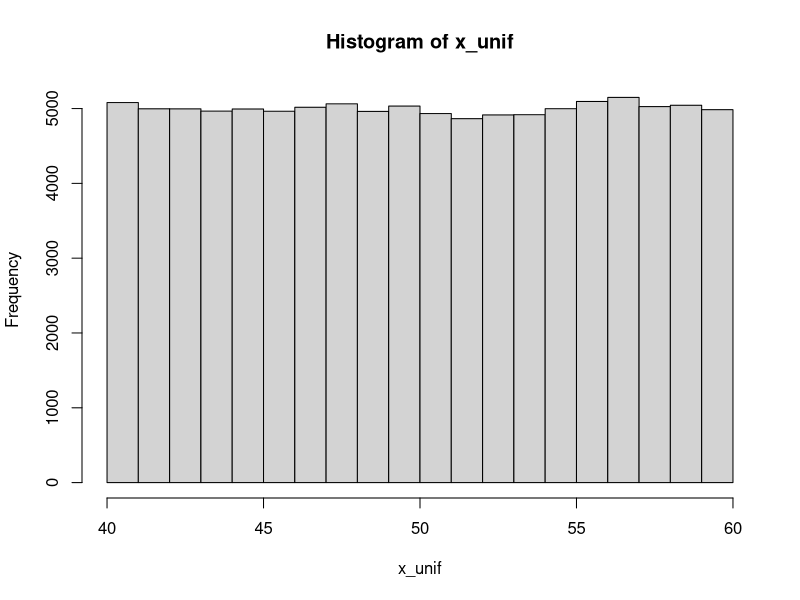
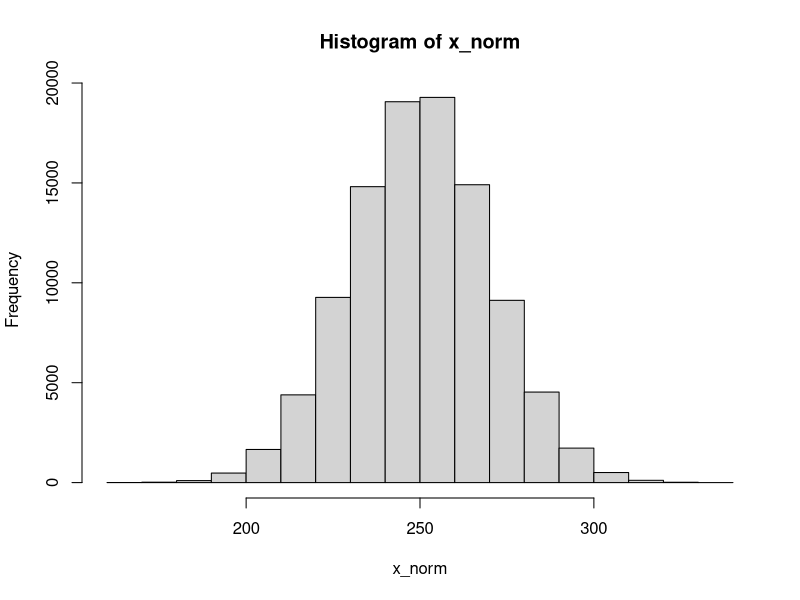

Recreate these plots in R, in order. (Note: this script raises an error after producing the figures.)
## ---- chunk 1
x <- 2
x
## ---- chunk 2
nums <- c(1,45,78)
cities <- c("Zürich", "上海", "Tehrān")
nums
cities
## ---- chunk 3
length(nums)
#如果无后续使用，没必要赋值一个变量；c(...)的计算结果就是一个向量，并直接传给`length()`函数
length(c("Guten Morgen")) 
## ---- chunk 4
cities_1 <- c("Zürich", "上海", "Tehrān")
cities_2 <- c("大阪", "Poznań", "Cairo")

cities <- c(cities_1, cities_2, c("Jyväskylä", "邯郸", "札幌่"))

cities
## ---- chunk 5
x <- c("one", "two", "three", "four", "five", "six", "seven", "eight", "nine")
x[3]
## ---- chunk 6
x[c(2,5,9)] # 第2个，第5个，第9个元素
## ---- chunk 7
x[c(2,5,9)] <- c("二", "五", "九")
x
## ---- chunk 8
1:10 #从左边的数（包含）到右边的数（包含），即1:10
## ---- chunk 9
x[3:6]
## ---- chunk 10
y <- 7:103
y
## ---- chunk 11
rep(6, 8) # 把6重复8遍；或rep(6, times = 8)
## ---- chunk 12
rep(c(0, 7, 6, 1), 4) # 把(0, 7, 6, 1)重复4遍
## ---- chunk 13
rep(c(0, 7, 6, 1), each = 4) # 把0, 7, 6, 1各重复4遍
## ---- chunk 14
rep(c(0, 7, 6, 1), c(1, 2, 3, 4)) # 把0, 7, 6, 1分别重复1, 2, 3, 4遍
## ---- chunk 15
seq(0, 15, 2.5) # 其实是`seq(from = 0, to = 50, by = 5)`的简写
## ---- chunk 16
 seq(0, 50, length.out = 11) # 其实是`seq(from = 0, to = 50, length.out = 11)`的简写
## ---- chunk 17
x_unif <- runif(100000, 40, 60) # 生成100000个40到60之间，连续均匀分布的的随机数
hist(x_unif) # 画直方图
## ---- chunk 18
x_norm <- rnorm(100000, 250, 20) # 按照平均值为250，标准差为20的正态分布的概率密度函数生成100000个随机数
hist(x_norm) # 画直方图
## ---- chunk 19
x <- vector("numeric")
# 或`vector("integer")`, `vector("character")`等
class(x)
## ---- chunk 20
x <- integer(0)
# 或 x <- integer()
# 或`character(0)`, `numeric(0)`等
class(x)
## ---- chunk 21
x <- c(-10, 5, -89, 999, 84)
list(x = x, `sort(x)` = sort(x), `rank(x)` = rank(x), `order(x)` = order(x), `rev(sort(x))` = rev(sort(x)))
## ---- chunk 22
scores <- c(ochem = 79, math = 66, mcb = 64, blc = 75, bpc = 72)
scores
## ---- chunk 23
scores[c("math", "bpc")] == scores[c(2, 5)]
## ---- chunk 24
x <- c(4, 9, 25)
y <- c(8, 6, 3)
x + y
x * y # 在matlab中这样乘是不行的，要用`.*`，除法也是
sqrt(x)
## ---- chunk 25
class(6) # 6是一个（浮点）数，应为"numeric"
## ---- chunk 26
is.numeric(6)
is.character("6")
## ---- chunk 27
as.integer(c(TRUE, FALSE))
as.character(c(23, 90))
## ---- chunk 28
time_in_sec <- c(29.37, 28.66, 31.32, NA, 27.91, NA)
## ---- chunk 29
class(time_in_sec[4])
## ---- chunk 30
y <- c("a", "b", NA)
class(y[3])
class(NA)
## ---- chunk 31
x <- c("Joe", "Lynne", "Pat")
class(x) # 本应为"character"
class(x) <- c("high_school", "student") # 篡改
class(x) # 新class
## ---- chunk 32
class(3)
## ---- chunk 33
sqrt(3)^2-3
## ---- chunk 34
class(NaN)
class(Inf)
## ---- chunk 35
3.1e5
## ---- chunk 36
-1.2e-4+1.1e-5
## ---- chunk 37
class(2)
class(2L)
## ---- chunk 38
1:10 #公差为1的整数向量生成器，包含最小值和最大值
class(1:10)
seq(5,50,5) #自定义公差，首项，末项和公差可以不为整数
class(seq(5,50,5)) #因此产生的是一个浮点数向量
seq(5L,50L,5L) #可以强制生成整数
class(seq(5L,50L,5L)) #是整数没错
## ---- chunk 39
x <- list(2L+1L, 2L-1L, 2L*3L, 17L%/%3L, 17L%%3L, 1000L/1L, 3L^4L, sqrt(4L), log(exp(5L)),factorial(5L),sin(0L))
for (num in x){
  print(num)
  print(class(num))
}

y <- c(8L/2L, 2L^3L)
## ---- chunk 40
class(2L+1L)
class(2L-1L)
class(2L*3L)
class(17L%/%3L)
class(17L%%3L)
## ---- chunk 41
class(1000L/1L)
class(3L^4L)
class(sqrt(4L))
class(log(exp(5L)))
class(factorial(5L))
## ---- chunk 42
exp(1)
## ---- chunk 43
log(exp(5))
## ---- chunk 44
log10(1000)
log2(128)
## ---- chunk 45
signif(12.3456789, 4)
## ---- chunk 46
signif(12.3, 8)
## ---- chunk 47
round(12.3456789, 3) # 保留3个小数位
## ---- chunk 48
round(13.5)
## ---- chunk 49
class(ceiling(7.4))
## ---- chunk 50
NA + NA
## ---- chunk 51
class(Inf); class(NaN)
## ---- chunk 52
knitr::include_graphics("img/graphics/t-distribution.png")
## ---- chunk 53
qt(0.975, df = 12)
## ---- chunk 54
p <- (1-(pt(2.2, df = 15)))*2
p
## ---- chunk 55
qt(0.975,9999999)
## ---- chunk 56
x <- c(2.23,2.24,2.34,2.31,2.35,2.27,2.29,2.26,2.25,2.21,2.29,2.34,2.32)
t.test(x, mu = 2.31)
## ---- chunk 57
x <- c(2.23,2.24,2.34,2.31,2.35,2.27,2.29,2.26,2.25,2.21,2.29,2.34,2.32)

t.test(x, mu = 2.31, alternative = "less") # 检验是否*less* than μ
## ---- chunk 58
x <- c(2.23,2.24,2.34,2.31,2.35,2.27,2.29,2.26,2.25,2.21,2.29,2.34,2.32)
y <- c(2.27,2.29,2.37,2.38,2.39,2.25,2.39,2.16,2.55,2.81,2.19,2.44,2.22)

t.test(x, y)
## ---- chunk 59
t.test(x, y, paired = TRUE)
## ---- chunk 60
expected_probs <- c(0.05, 0.1, 0.15, 0.2, 0.2, 0.3)
## ---- chunk 61
observed_vals <- c(6, 9, 14, 24, 18, 29)
## ---- chunk 62
chisq.test(observed_vals, p = expected_probs) # 参数p是指概率
## ---- chunk 63
chisq.test(observed_vals)
## ---- chunk 64
(社团参与 <- matrix(c(28,36,40,40,32,33,38,29,36), nrow = 3, dimnames = list(c("一年级", "二年级", "三年级"), c("棒球", "足球", "网球"))))
## ---- chunk 65
chisq.test(社团参与)
## ---- chunk 66
#其实还可以更精简，但是为了易读性不得不牺牲一点精简度。
Z <- matrix(rep(rnorm(1000000), 6), nrow = 6)^2

X <- Z^2

Q <- matrix(nrow = 6, ncol = 1000000)

for (i in (1+1):6) {
  Q[1,] = Z[1,]
  Q[i,] = Q[(i-1),] + Z[i,]
}

plot(NULL, xlim=c(0.23,6), ylim = c(0,1),
     main = expression(paste('X ~ ', chi^'2', '(k)')), 
     xlab = "x", 
     ylab= expression(f[k]*'(x)')
    )
colors <- c('blue', 'black', 'red', 'green', 'gray', 'orange')
for (i in 1:6) {
  lines(density(Q[i,]),
        col=colors[i],
        lwd=2)
}
legend('topright',c('k=1','k=2','k=3','k=4','k=5','k=6'),
       fill = colors)
## ---- chunk 67
class(c(TRUE,FALSE,NA))
## ---- chunk 68
x <- 5
x != 3 #x等于5，所以“x不等于3”为真
## ---- chunk 69
7 %in% c(1,4,5,6,7)
## ---- chunk 70
NA == NA
## ---- chunk 71
x <- NA
is.na(x)
## ---- chunk 72
!(3 < 4) # 这个例子很简单，反义符号意义不大。后面实操的时候才能领略到它的用处。
## ---- chunk 73
vals <- c(TRUE, FALSE, NA) 
names(vals) <- paste('[',as.character(vals),']',sep = '')
outer(vals, vals, "&")
## ---- chunk 74
outer(vals, vals, "|")
## ---- chunk 75
m <- 1:100 # 产生一个[1,2,3,...,99,100]的整数向量。上面讲过。
n <- vector("numeric")
for (i in n) {
  if (i %% 2 == 0) {
    n <- append(n, i^2)
  } else if (i == 51) {
    break
  }
}
n
## ---- chunk 76
logi = TRUE
num <- 1
while (num <= 100) {
  if (logi) {
    num = num + 10 # R 不支持 num += 5的简写
    print(num)
    logi = FALSE
  } else {
    num = num + 20
    print(num)
    logi = TRUE
  }
}

## ---- chunk 77
# 以下代码翻译成英语就是：If 1 + 1 = 2, print "hi". Else, print "bye".
# 或中文：如果一加一等于二，那么印出“hi”，否则印出“bye”.
if (1 + 1 == 2) { # 1 + 1 == 2 的运算结果是TRUE，因此“如果”成真
  print("hi") # 所以会执行`print("hi")`
} else {
  print("bye")
}
## ---- chunk 78
# 代码第一行中的FALSE可以替换成任何计算结果为FALSE的运算，
# 比如1 + 1 == 3；小括号内的计算过程不重要，
# 但运算结果必须为TRUE或FALSE（不可以是NA）
if (FALSE) { 
  print("hi")
} else { # 因为是FALSE，所以`else`里的语句被执行
  print("bye")
}
## ---- chunk 79
if (FALSE) { # 第一个`if`为FALSE
  print("hi")
} else if (FALSE) { # 检查下一个`else if`，也是FALSE
  print("yoo")
} else if (TRUE) { # 再检查下一个`else if`，这次是TRUE
  print("hey") # 所以执行`print("hey")`
} else {
  print("bye") # 而轮不到else
}
## ---- chunk 80
# 以下代码翻译成英文就是: for every element i in c(2, 4, 6, 8): 
# assign i^2 to n, then print n
# 中文：对c(2, 4, 6, 8)`中的每一个元素i：
# 创建一个n使得n等于i的平方，然后印出n
for (i in c(2, 4, 6, 8)) { # i可以是任何你想要的名字，比如num
  n <- i^2 # 如果上一行是 for (num in ..., 这一行就要写成 n <- num^2
  print(n)
}
## ---- chunk 81
x <- vector(mode = "numeric") # 创建一个空的numeric vector
for (m in 1:10) {
  if (m %% 2 == 0) {
    x <- append(x, m)
  }
}

x
## ---- chunk 82
M <- c(1, 2, 3 ,4 ,5)
N <- c(10, 100, 1000)

x <- vector("numeric")
for (m in M) {
  for (n in N) { # 在一个for循环中嵌入另一个for循环
    x <- append(x, m*n)
  }
}

x
## ---- chunk 83
x <- 1
while (x < 10) { # 当x<10的时候，执行大括号内的语句
  print(x)
  x <- x + 3 # 一定要让x的值增加，否则会进入无限循环
}
## ---- chunk 84
for (i in 1:10) {
  if (i == 3) {
    next # 当i == 3时，跳过它，继续（最近的）for循环的下一个回合
  } else if (i == 6) {
    break # 当i == 6时，结束（最近的）for循环
  } 
  print(i) # 只有当if和else if里的检验都为FALSE时，`print(i)`才会执行。
}
## ---- chunk 85
M <- c(1, 2, 3, 4, 5)

x <- vector("numeric")
for (m in M) {
  while (TRUE) { # 原本while(TRUE){}将会是一个无限循环（判定条件永远TRUE）
    x <- append(x, 2*m)
    break # break打破了最近的这个while循环，而不影响for循环。
  }
}

x
## ---- chunk 86
lapply(c(1, 2, 3), function(i) i*10) # vector
lapply(list(1, 2, 3), function(i) i*10) # list
## ---- chunk 87
lapply(list(c(1, 2), c(4, 6), c(7, 9)), function(i) i*10)
## ---- chunk 88
rep(1:4, each = 3)
## ---- chunk 89
rep(1:4, 3)
## ---- chunk 90
Map(rep, 1:4, 3)
## ---- chunk 91
Map(seq, c(1, 5, 20), c(5, 25, 100), length.out = 5)
## ---- chunk 92
Map(rep, list(c(8, 9), c(6, 7)), 3)
## ---- chunk 93
lapply(list(c(8, 9), c(6, 7)), function(x) rep(x, 3))
## ---- chunk 94
rep(1:4, rep(3, 4))
## ---- chunk 95
require(doParallel)
## ---- chunk 96
library(doParallel)
getDoParWorkers() # 查看R当前使用的内核数量；默认应为1
detectCores() # 查看可用内核总数
## ---- chunk 97
registerDoParallel(4) # 设置内核数量
getDoParWorkers() # 再次检查内核数量
## ---- chunk 98
sample <- c(5.1, 5.2, 4.5, 5.3, 4.3, 5.5, 5.7)
# 根据传统，赋值变量时用`<-`号，赋值函数参数时才用`=`
t.test(x = sample, mu = 4.5)
## ---- chunk 99
"+"(2, 3)
## ---- chunk 100
"["(c("四川担担面", "武汉热干面", "兰州牛肉面", "北京炸酱面"), 2)
## ---- chunk 101
sum        (
 # 4   
        4 # 我怕不是
,              #疯了哦
            6
  
  )
## ---- chunk 102
seq(0, 25, l = 11)
## ---- chunk 103
函数名 <- function(参数1, 参数2, ...){
  对参数1和参数2
  进行
  一系列
  一行或者多行
  计算
  return(计算结果)
}
## ---- chunk 104
SE <- function(x) {
  s <- sd(x)
  n <- length(x)
  result <- s/sqrt(n)
  return(result)
}
# 随后，你就可以使用自定义的函数了
SE(c(5,6,5,5,4,5,6,6,5,4,5,3,8)) 
## ---- chunk 105
SE <- function(x) {
  s <- sd(x)
  n <- length(x)
  s/sqrt(n) # 注意不是`result <- s/sqrt(n)`
}
SE(c(5,6,5,5,4,5,6,6,5,4,5,3,8)) 
## ---- chunk 106
# 这是随手写的一个没有意义的函数
myfunc <- function(i){
  k <- 8
  if (i>3) {
    j <- -i
    while(j < 20){
      k <- k + i + j
      j <- j+5
    }
    return(k)
  } else {
    if (i %% 2 == 0) {
      return(5)
    } else return(k*i)
  }
}
myfunc(6)
## ---- chunk 107
sapply(1:5, function(x) x^2)
## ---- chunk 108
'%el%' <- function(x, y) pi*x*y

2 %el% 5
## ---- chunk 109
myfunc <- function(){
  a = 5
  function(){
    b = 10
    return(a*b)
  }
}
# 执行myfunc()的时候，默认结果为最后一句/一行，在这里应为内函数：
myfunc()

# 既然`myfunc()`的结果是一个函数，那么在后面再加上一个括号就是执行内函数了；内函数可以使用外函数中所定义的变量（比如这里使用了外函数的`a = 5`）
myfunc()()
## ---- chunk 110

speak <- function(x){
  x()$speak
}

speak(cat)

## ---- chunk 111
Cat <- function(name){
  name = name
  binomial_name <- "Felis catus"
  speak <- "Meow"
  greet <- function(time = "not_specified"){
    intro <- paste("my name is", name)
    if(time == "morning") print(paste("Good morning,", intro))
    if(time == "afternoon") print(paste("Good afternoon,", intro))
    if(time == "evening") print(paste("Good evening,", intro)) 
    if(time == "not_specified") print(paste("Hi,", intro))
  }
    paste("Hi, my name is ", name)
  list(name = name, binomial_name = binomial_name, speak = speak, greet = greet)
}

Felix <- Cat("Felix")
Felix$name
Felix$greet("morning")
## ---- chunk 112
Pet <- function(name = NA, common_name = NA, binomial_name = NA, speak = NA){
  name <- name
  common_name <- common_name
  binomial_name <- binomial_name
  speak <- speak
  greet <- function(time = "not_specified"){
    intro <- paste("I'm a", common_name, "and my name is", name)
    if(time == "morning") print(paste("Good morning,", intro))
    if(time == "afternoon") print(paste("Good afternoon,", intro))
    if(time == "evening") print(paste("Good evening,", intro)) 
    if(time == "not_specified") print(paste("Hi,", intro))
  }
    paste("Hi, my name is ", name)
  list(name = name, common_name = common_name, binomial_name = binomial_name, speak = speak, greet = greet)
}


Turtle <- function(name = NA){
  Pet(name, "turtle", "Trachemys scripta elegans") # 实现inheritance # 龟没有叫声
}

Cat <- function(name = NA, sterilized = NA){
  sterilized <- sterilized # 猫可能绝育 # 新增attribute，实现了广义的polymorphism
  PetAaM <- Pet(name, "cat", "Felis catus", "Meow")
  CatOnlyAaM <- list(sterilized = sterilized)
  c(PetAaM, CatOnlyAaM)
}

# 实现了Python语境中的polymorphism
greet <- function(pet, time = "not_specified"){
  pet$greet(time)
}

binomial_name <- function(pet){
  pet$binomial_name
}
## ---- chunk 113
Felix <- Cat("Felix", "TRUE")
Kazuya <- Turtle("Kazuya")

Felix$binomial_name
Kazuya$greet("afternoon")
greet(Felix, "morning")
sapply(list(Kazuya, Felix), binomial_name)
## ---- chunk 114
my_func <- function(arg1, arg2 = 100, ...){
  other_args <- list(...)
  print(arg1)
  print(arg2)
  print(other_args)
}

my_func("foo", cities = c("崇阳", "Αθήνα", "つがる"), nums = c(3,4,6))
## ---- chunk 115
x <- vector('numeric')
system.time(
  for (i in 1:50){
    for (j in 1:100) {
      x <- append(x, i*j)
    }
  }
)
## ---- chunk 116
y <- list(1, c("a","あ"), list(1+3i, c(FALSE, NA, TRUE)), 
          tibble(x = c("阿拉木图", "什切青"), y = c(2, 3)),
          t.test)
y
## ---- chunk 117
y[2] # 使用单方括号，得到的是一个只有一个list元素的list
y[[2]] # 使用双方括号，得到的是一个vector
y[[3]][[2]] # 得到的也是一个vector；父list的索引在前，子list的在后
y[[3]] # 这个位置包含两个子list，因此得到一个有两个list元素的list
y[[3]][[2]][2] # 得到vector时，直接在后面用单方括号
## ---- chunk 118
z <- list(c(1, 3), z2 = c(4, 5, 6), c("a", "b"))
z # `[[2]]`被`$z2`所取代
z$z2 == z[[2]] # `z[[2]]`仍然是可用的，结果和`z$z2`一样
## ---- chunk 119
list(list(1, 2), list(3, 4))
## ---- chunk 120
A <- list("a", 1, TRUE); B <- list(5+8i, NA, 4L)
C1 <- unlist(list(A, B), recursive = FALSE); C2 <- c(A, B)
identical(C1, C2)
## ---- chunk 121
A <- 1:48 #创建一个(1,2,3,...24)的numeric vector
dim(A) <- c(6,8) #给A assign一个6乘4的dimensions
A
## ---- chunk 122
is.array(A)
is.matrix(A)
## ---- chunk 123
A[5,3]
## ---- chunk 124
A[3,]
## ---- chunk 125
A[,4]
## ---- chunk 126
dim(A) <- c(2,8,3)
A
## ---- chunk 127
dim(A) <- c(3,4,2,2)
A
## ---- chunk 128
A[ ,3 , , ] #每个矩阵第3列的数据，即所有第二个维度为3的数值
## ---- chunk 129
B <- runif(90, 0, 1) #从均匀分布中取100个0到1之间的数
dim(B) <- c(6, 5, 3) #注意顺序
B
## ---- chunk 130
dimnames(B) <- list(paste("trial.", 1:6), c('P. falciparum', 'P. malariae', 'P. ovale', 'P. vivax', 'P. knowlesi'), c('chloroquine', 'artemisinin', 'doxycycline'))
B
